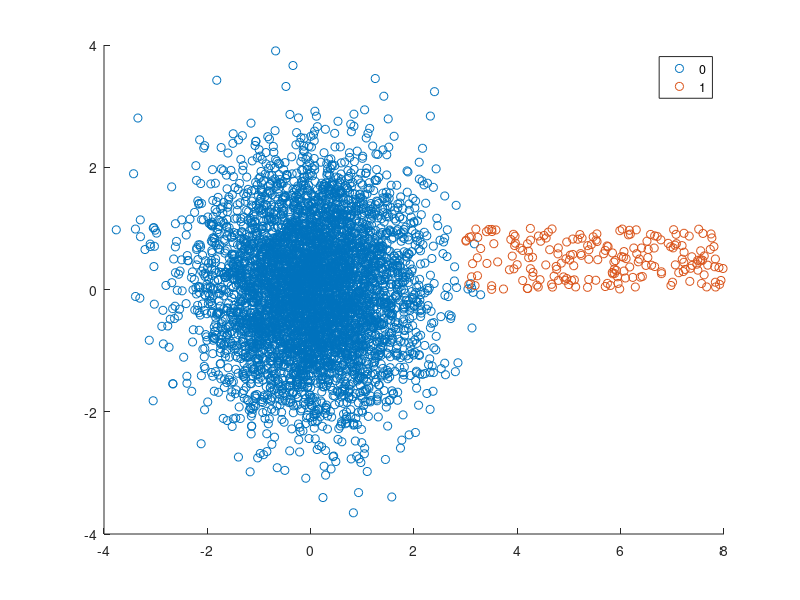

This figure's MATLAB source:
rng(0);

N1=5000;
N2=200;

ball = [randn(N1,2) zeros(N1,1)];
stick=[3+5*rand(N2,1) rand(N2,1) ones(N2,1)];

X=[ball;stick];
true_idx=X(:,3);
X(:,3)=[];

gscatter(X(:,1),X(:,2),true_idx);

data=[X true_idx];
save("./Data-C.mat","data");